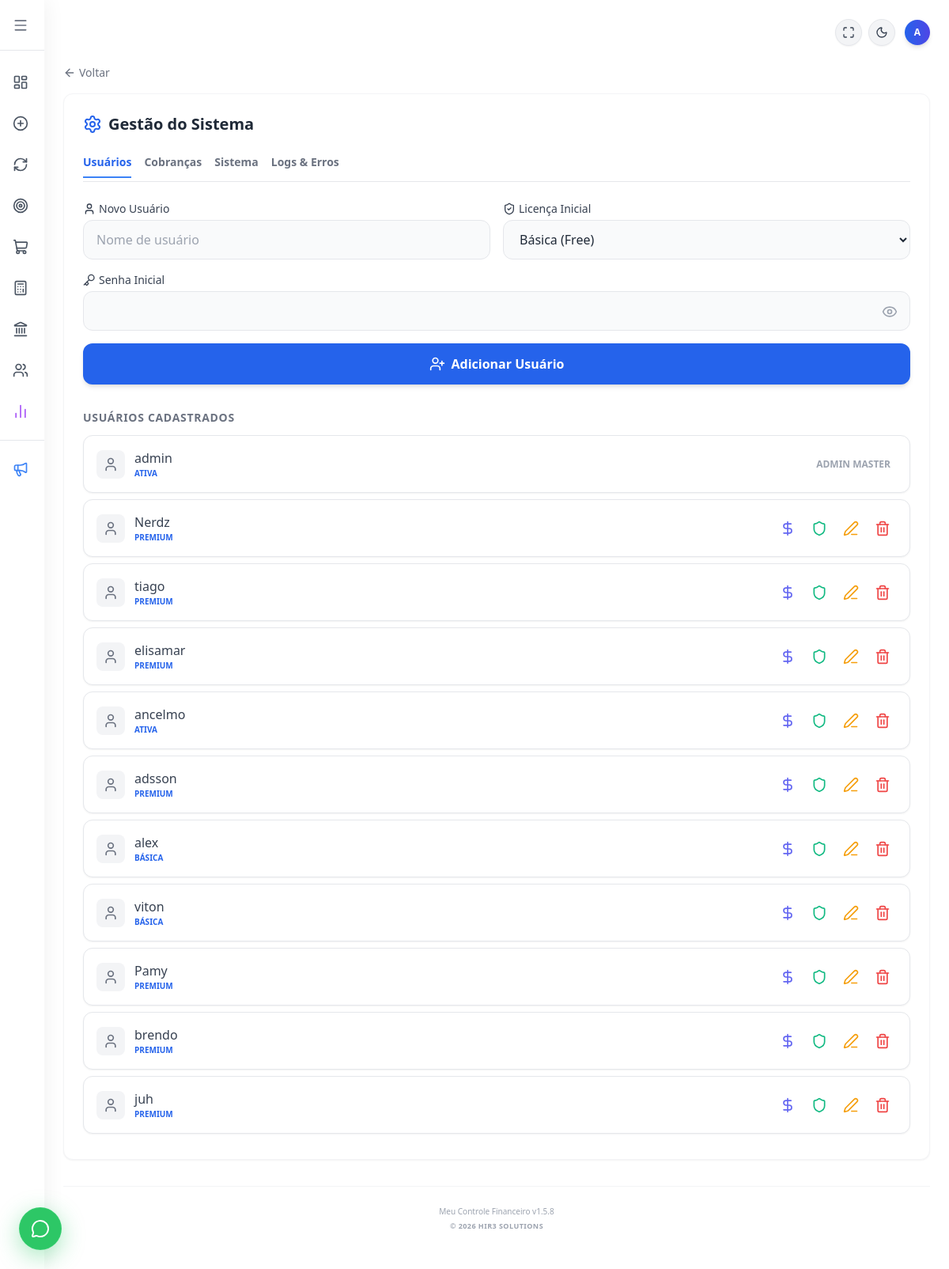
Before: /usuarios (signed in) with the older database file.
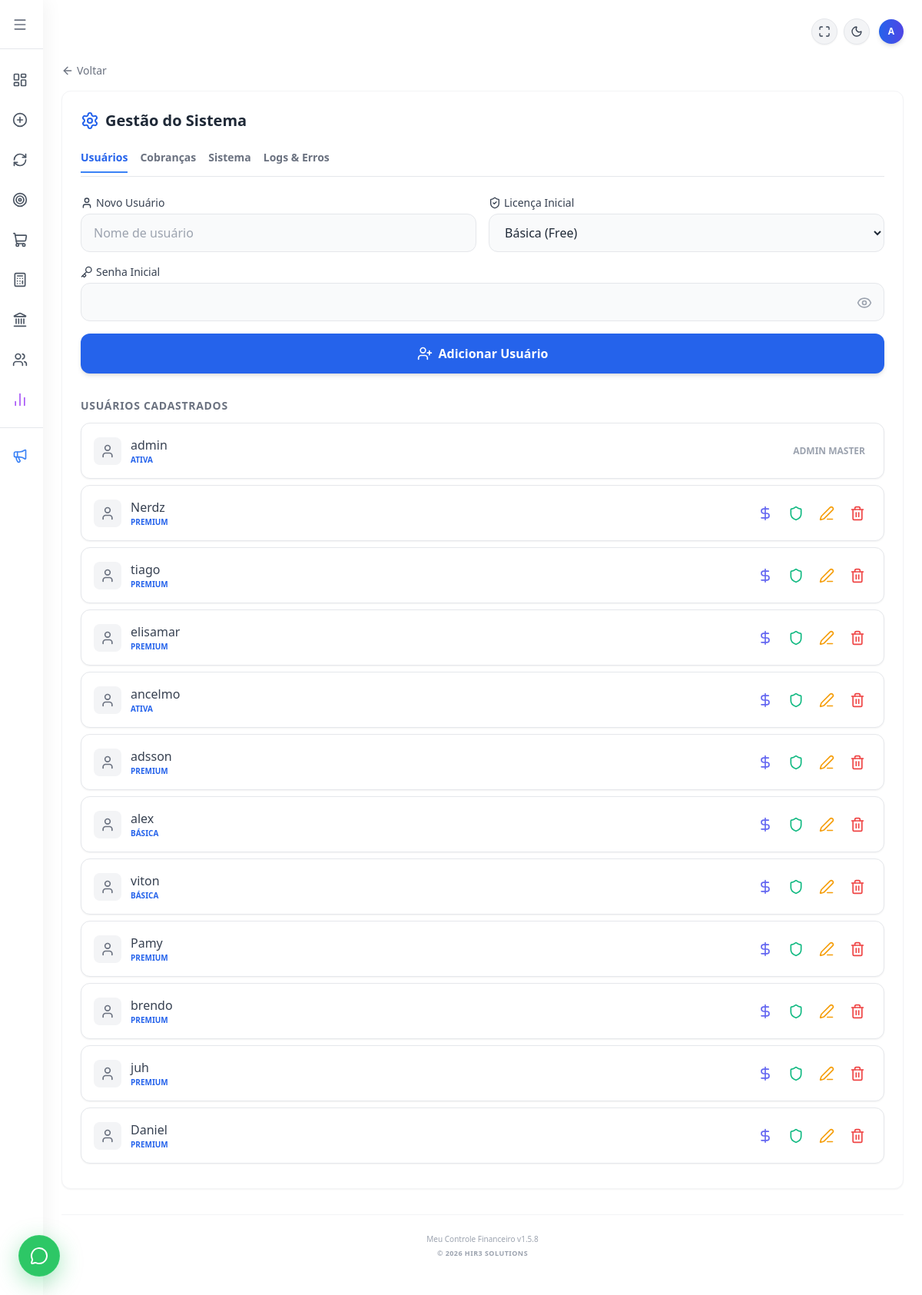
After: the same page with the newer database file.
### tables this page shows
CREATE TABLE usuarios (
            id INTEGER PRIMARY KEY AUTOINCREMENT,
            usuario TEXT UNIQUE NOT NULL,
            senha TEXT NOT NULL
        , renda REAL DEFAULT 0.00, licenca TEXT DEFAULT 'Ativa', valor_licencas REAL DEFAULT 0.00, telefone TEXT, is_admin INTEGER DEFAULT 0);

### flask_app.py (the view, shortened to what this page needs)
@app.route('/usuarios', methods=['GET', 'POST'])
def usuarios():
    if 'logado' not in session:
        return redirect(url_for('login'))
    if not session.get('is_admin'):
        return render_template('telas/gestao_usuarios.html')
    conexao = sqlite3.connect('financas.db')
    conexao.row_factory = sqlite3.Row # Permite acessar colunas por nome
    cursor = conexao.cursor()
    try:
        cursor.execute("SELECT id, usuario, licenca, valor_licencas, modulos_liberados FROM usuarios")
        lista_users = cursor.fetchall()
    except sqlite3.OperationalError:
        cursor.execute("SELECT id, usuario, licenca, valor_licencas, 'Todos' as modulos_liberados FROM usuarios")
        lista_users = cursor.fetchall()
    logs = []
    try:
        cursor.execute("SELECT * FROM logs_sistema ORDER BY id DESC LIMIT 50")
        logs = [dict(row) for row in cursor.fetchall()]
    except sqlite3.OperationalError:
        logs = []
    conexao.close()
    db_size_mb = 0.0
    if os.path.exists('financas.db'):
        db_size_mb = round(os.path.getsize('financas.db') / (1024 * 1024), 2)
    uploads_size_mb = 0.0
    uploads_path = 'static/uploads' # Ajuste se sua pasta for diferente
    try:
        total_disk, used_disk, free_disk = shutil.disk_usage("/")
        disk_percent = int((used_disk / total_disk) * 100)
    except:
        disk_percent = 0
    sys_info = {
        'db_size': str(db_size_mb).replace('.', ','),
        'uploads_size': str(uploads_size_mb).replace('.', ','),
        'disk_percent': disk_percent,
        'python_version': platform.python_version(),
        'flask_version': flask.__version__,
        'app_version': 'v1.5.4'
    }
    return render_template('telas/gestao_usuarios.html', usuarios=lista_users, logs=logs, sys_info=sys_info)

### flask_app.py (called while the page is built)
@app.context_processor
def inject_global_vars():
    versao = "1.5.8"
    data_formatada = datetime.now().strftime('%B %Y').capitalize()
    return dict(
        versao_atual=versao,
        data_atual=data_formatada
    )

### templates/telas/gestao_usuarios.html (shortened to what the changed rows need)
{% extends "base.html" %}
{% block content %}
    <div class="w-full bg-white dark:bg-gray-800 p-6 rounded-xl shadow-sm border border-gray-100 dark:border-gray-700">
        <h2 class="text-xl font-bold mb-6 text-gray-800 dark:text-gray-200 flex items-center gap-2">
            <i data-lucide="settings" class="w-6 h-6 text-blue-600 dark:text-blue-400"></i> Gestão do Sistema
        </h2>
        {% if session.get('is_admin') %}
            <div id="div-usuarios" class="block">
                {% for u in usuarios %}
                <div class="flex justify-between items-center p-4 bg-white dark:bg-gray-800 border border-gray-200 dark:border-gray-700 rounded-xl shadow-sm mb-2 hover:border-blue-300 transition-colors">
                    <span class="flex items-center gap-3 text-gray-700 dark:text-gray-200 font-medium">
                        <div class="bg-gray-100 dark:bg-gray-700 p-2 rounded-lg">
                            <i data-lucide="user" class="w-5 h-5 text-gray-500 dark:text-gray-300"></i>
                        </div>
                        <div class="flex flex-col">
                            <span>{{ u[1] }}</span>
                            <span class="text-[10px] text-blue-600 dark:text-blue-400 font-bold uppercase">{{ u[2] }}</span>
                        </div>
                    </span>
                    <div class="flex items-center gap-1">
                        {% if u[0] != 1 %}
                            <button type="button" onclick="abrirCobrancas('{{ u[0] }}', '{{ u[1] }}', '{{ u[3] }}')" class="text-indigo-500 p-2 rounded-lg hover:bg-indigo-50 dark:hover:bg-indigo-900/20 transition-colors" title="Gerenciar Cobranças">
                                <i data-lucide="dollar-sign" class="w-5 h-5"></i>
                            </button>
                            <form action="/tornar_admin/{{ u[0] }}" method="POST" class="m-0" onsubmit="return confirm('ATENÇÃO: Tem certeza que deseja promover este usuário a Administrador? Ele terá acesso total ao sistema.');">
                                <button type="submit" class="text-emerald-500 p-2 rounded-lg hover:bg-emerald-50 dark:hover:bg-emerald-900/20 transition-colors" title="Promover a Administrador">
                                    <i data-lucide="shield" class="w-5 h-5"></i>
                                </button>
                            </form>
                            <button type="button" onclick="abrirEdicao('{{ u[0] }}', '{{ u[1] }}', '{{ u[2] }}', '{{ u[3] }}', '{{ u[4] }}')" class="text-amber-500 p-2 rounded-lg hover:bg-amber-50 dark:hover:bg-amber-900/20 transition-colors" title="Editar Usuário">
                                <i data-lucide="edit-3" class="w-5 h-5"></i>
                            </button>
                            <form action="/usuarios" method="POST" class="m-0" onsubmit="return confirm('Excluir?');">
                                <button type="submit" name="excluir" class="text-red-500 p-2 rounded-lg hover:bg-red-50 transition-colors"><i data-lucide="trash-2" class="w-5 h-5"></i></button>
                            </form>
                        {% else %}
                            <span class="text-xs text-gray-400 font-bold uppercase mr-2">Admin Master</span>
                        {% endif %}
                    </div>
                </div>
                {% endfor %}
            </div>
        {% endif %}
    </div>
{% endblock %}

Changed rows visible on the page:
added usuarios: usuario "Daniel", licenca "PREMIUM"
